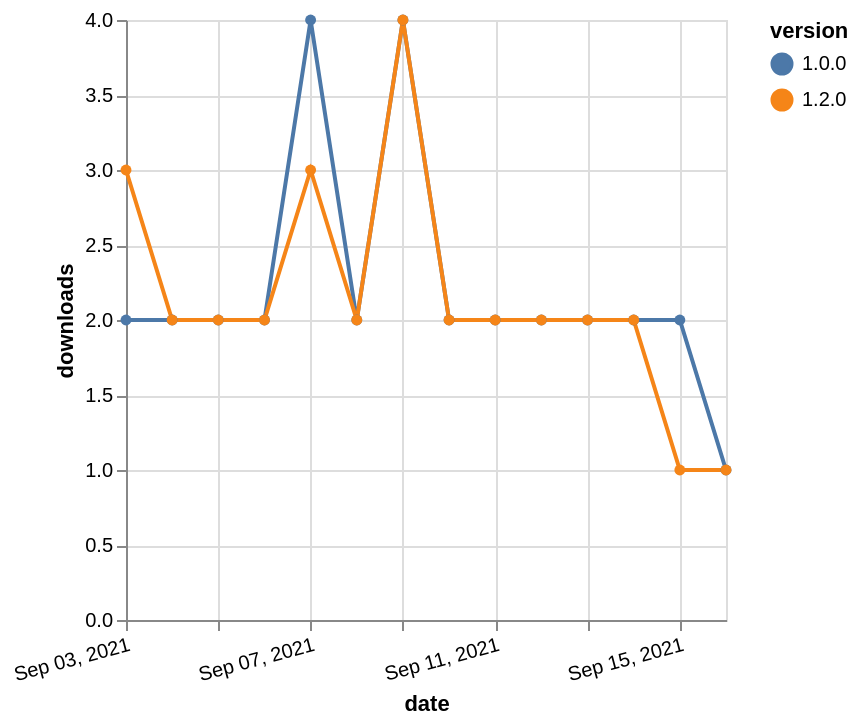

This figure's Vega-Lite source:
### Vega-Lite specification from a JSON file in a GitHub repository (floating-point values rounded to 4 significant figures)
{"$schema": "https://vega.github.io/schema/vega-lite/v5.json", "description": "A simple bar chart with embedded data.", "data": {"values": [{"date": "2021-09-03", "total": 704, "delta": 2, "version": "1.0.0"}, {"date": "2021-09-04", "total": 706, "delta": 2, "version": "1.0.0"}, {"date": "2021-09-05", "total": 708, "delta": 2, "version": "1.0.0"}, {"date": "2021-09-06", "total": 710, "delta": 2, "version": "1.0.0"}, {"date": "2021-09-07", "total": 714, "delta": 4, "version": "1.0.0"}, {"date": "2021-09-08", "total": 716, "delta": 2, "version": "1.0.0"}, {"date": "2021-09-09", "total": 720, "delta": 4, "version": "1.0.0"}, {"date": "2021-09-10", "total": 722, "delta": 2, "version": "1.0.0"}, {"date": "2021-09-11", "total": 724, "delta": 2, "version": "1.0.0"}, {"date": "2021-09-12", "total": 726, "delta": 2, "version": "1.0.0"}, {"date": "2021-09-13", "total": 728, "delta": 2, "version": "1.0.0"}, {"date": "2021-09-14", "total": 730, "delta": 2, "version": "1.0.0"}, {"date": "2021-09-15", "total": 732, "delta": 2, "version": "1.0.0"}, {"date": "2021-09-16", "total": 733, "delta": 1, "version": "1.0.0"}, {"date": "2021-09-03", "total": 234, "delta": 3, "version": "1.2.0"}, {"date": "2021-09-04", "total": 236, "delta": 2, "version": "1.2.0"}, {"date": "2021-09-05", "total": 238, "delta": 2, "version": "1.2.0"}, {"date": "2021-09-06", "total": 240, "delta": 2, "version": "1.2.0"}, {"date": "2021-09-07", "total": 243, "delta": 3, "version": "1.2.0"}, {"date": "2021-09-08", "total": 245, "delta": 2, "version": "1.2.0"}, {"date": "2021-09-09", "total": 249, "delta": 4, "version": "1.2.0"}, {"date": "2021-09-10", "total": 251, "delta": 2, "version": "1.2.0"}, {"date": "2021-09-11", "total": 253, "delta": 2, "version": "1.2.0"}, {"date": "2021-09-12", "total": 255, "delta": 2, "version": "1.2.0"}, {"date": "2021-09-13", "total": 257, "delta": 2, "version": "1.2.0"}, {"date": "2021-09-14", "total": 259, "delta": 2, "version": "1.2.0"}, {"date": "2021-09-15", "total": 260, "delta": 1, "version": "1.2.0"}, {"date": "2021-09-16", "total": 261, "delta": 1, "version": "1.2.0"}]}, "width": "container", "mark": {"type": "line", "point": {"filled": true}}, "encoding": {"x": {"field": "date", "type": "temporal", "timeUnit": "yearmonthdate", "title": "date", "axis": {"labelAngle": -15}}, "y": {"field": "delta", "type": "quantitative", "title": "downloads"}, "color": {"field": "version", "type": "nominal"}, "tooltip": {"field": "delta"}}}
